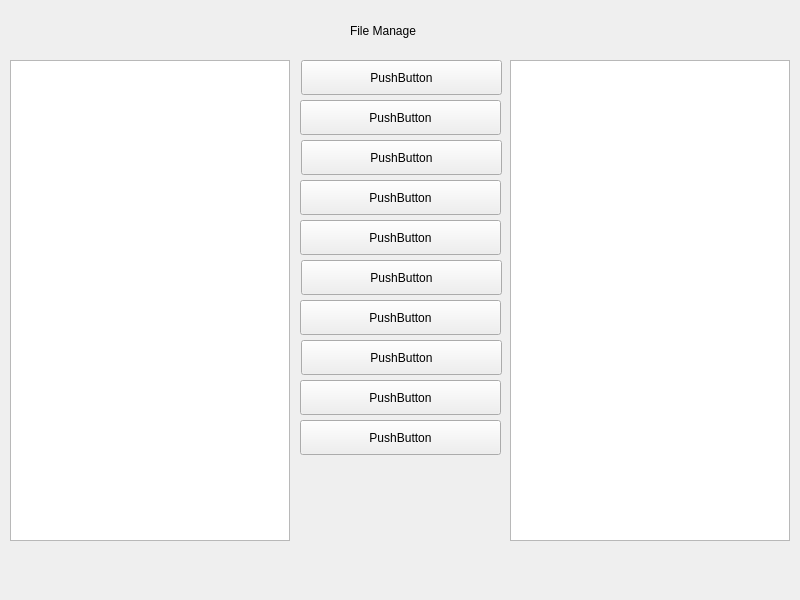
<?xml version="1.0" encoding="UTF-8"?>
<ui version="4.0">
 <class>fileManage</class>
 <widget class="QWidget" name="fileManage">
  <property name="geometry">
   <rect>
    <x>0</x>
    <y>0</y>
    <width>800</width>
    <height>600</height>
   </rect>
  </property>
  <property name="windowTitle">
   <string>Form</string>
  </property>
  <widget class="QTreeView" name="trv_hdd">
   <property name="geometry">
    <rect>
     <x>10</x>
     <y>60</y>
     <width>280</width>
     <height>481</height>
    </rect>
   </property>
  </widget>
  <widget class="QTreeView" name="trv_udisk">
   <property name="geometry">
    <rect>
     <x>510</x>
     <y>60</y>
     <width>280</width>
     <height>481</height>
    </rect>
   </property>
  </widget>
  <widget class="QPushButton" name="pushButton">
   <property name="geometry">
    <rect>
     <x>301</x>
     <y>60</y>
     <width>201</width>
     <height>35</height>
    </rect>
   </property>
   <property name="minimumSize">
    <size>
     <width>201</width>
     <height>35</height>
    </size>
   </property>
   <property name="maximumSize">
    <size>
     <width>201</width>
     <height>35</height>
    </size>
   </property>
   <property name="text">
    <string>PushButton</string>
   </property>
  </widget>
  <widget class="QLabel" name="label">
   <property name="geometry">
    <rect>
     <x>350</x>
     <y>20</y>
     <width>101</width>
     <height>21</height>
    </rect>
   </property>
   <property name="text">
    <string>File Manage</string>
   </property>
  </widget>
  <widget class="QPushButton" name="pushButton_2">
   <property name="geometry">
    <rect>
     <x>300</x>
     <y>100</y>
     <width>201</width>
     <height>35</height>
    </rect>
   </property>
   <property name="minimumSize">
    <size>
     <width>201</width>
     <height>35</height>
    </size>
   </property>
   <property name="maximumSize">
    <size>
     <width>201</width>
     <height>35</height>
    </size>
   </property>
   <property name="text">
    <string>PushButton</string>
   </property>
  </widget>
  <widget class="QPushButton" name="pushButton_3">
   <property name="geometry">
    <rect>
     <x>300</x>
     <y>180</y>
     <width>201</width>
     <height>35</height>
    </rect>
   </property>
   <property name="minimumSize">
    <size>
     <width>201</width>
     <height>35</height>
    </size>
   </property>
   <property name="maximumSize">
    <size>
     <width>201</width>
     <height>35</height>
    </size>
   </property>
   <property name="text">
    <string>PushButton</string>
   </property>
  </widget>
  <widget class="QPushButton" name="pushButton_4">
   <property name="geometry">
    <rect>
     <x>301</x>
     <y>140</y>
     <width>201</width>
     <height>35</height>
    </rect>
   </property>
   <property name="minimumSize">
    <size>
     <width>201</width>
     <height>35</height>
    </size>
   </property>
   <property name="maximumSize">
    <size>
     <width>201</width>
     <height>35</height>
    </size>
   </property>
   <property name="text">
    <string>PushButton</string>
   </property>
  </widget>
  <widget class="QPushButton" name="pushButton_5">
   <property name="geometry">
    <rect>
     <x>300</x>
     <y>220</y>
     <width>201</width>
     <height>35</height>
    </rect>
   </property>
   <property name="minimumSize">
    <size>
     <width>201</width>
     <height>35</height>
    </size>
   </property>
   <property name="maximumSize">
    <size>
     <width>201</width>
     <height>35</height>
    </size>
   </property>
   <property name="text">
    <string>PushButton</string>
   </property>
  </widget>
  <widget class="QPushButton" name="pushButton_6">
   <property name="geometry">
    <rect>
     <x>300</x>
     <y>420</y>
     <width>201</width>
     <height>35</height>
    </rect>
   </property>
   <property name="minimumSize">
    <size>
     <width>201</width>
     <height>35</height>
    </size>
   </property>
   <property name="maximumSize">
    <size>
     <width>201</width>
     <height>35</height>
    </size>
   </property>
   <property name="text">
    <string>PushButton</string>
   </property>
  </widget>
  <widget class="QPushButton" name="pushButton_7">
   <property name="geometry">
    <rect>
     <x>301</x>
     <y>340</y>
     <width>201</width>
     <height>35</height>
    </rect>
   </property>
   <property name="minimumSize">
    <size>
     <width>201</width>
     <height>35</height>
    </size>
   </property>
   <property name="maximumSize">
    <size>
     <width>201</width>
     <height>35</height>
    </size>
   </property>
   <property name="text">
    <string>PushButton</string>
   </property>
  </widget>
  <widget class="QPushButton" name="pushButton_8">
   <property name="geometry">
    <rect>
     <x>300</x>
     <y>300</y>
     <width>201</width>
     <height>35</height>
    </rect>
   </property>
   <property name="minimumSize">
    <size>
     <width>201</width>
     <height>35</height>
    </size>
   </property>
   <property name="maximumSize">
    <size>
     <width>201</width>
     <height>35</height>
    </size>
   </property>
   <property name="text">
    <string>PushButton</string>
   </property>
  </widget>
  <widget class="QPushButton" name="pushButton_9">
   <property name="geometry">
    <rect>
     <x>300</x>
     <y>380</y>
     <width>201</width>
     <height>35</height>
    </rect>
   </property>
   <property name="minimumSize">
    <size>
     <width>201</width>
     <height>35</height>
    </size>
   </property>
   <property name="maximumSize">
    <size>
     <width>201</width>
     <height>35</height>
    </size>
   </property>
   <property name="text">
    <string>PushButton</string>
   </property>
  </widget>
  <widget class="QPushButton" name="pushButton_10">
   <property name="geometry">
    <rect>
     <x>301</x>
     <y>260</y>
     <width>201</width>
     <height>35</height>
    </rect>
   </property>
   <property name="minimumSize">
    <size>
     <width>201</width>
     <height>35</height>
    </size>
   </property>
   <property name="maximumSize">
    <size>
     <width>201</width>
     <height>35</height>
    </size>
   </property>
   <property name="text">
    <string>PushButton</string>
   </property>
  </widget>
 </widget>
 <resources/>
 <connections/>
</ui>
